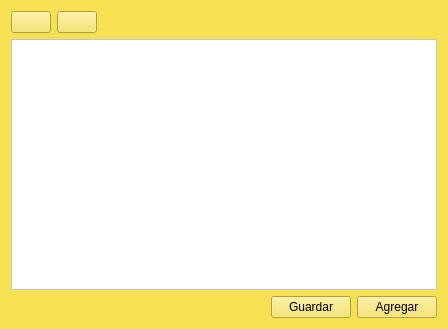
<?xml version="1.0" encoding="UTF-8"?>
<ui version="4.0">
 <class>Principal</class>
 <widget class="QWidget" name="Principal">
  <property name="geometry">
   <rect>
    <x>0</x>
    <y>0</y>
    <width>448</width>
    <height>329</height>
   </rect>
  </property>
  <property name="windowTitle">
   <string>Principal</string>
  </property>
  <property name="windowIcon">
   <iconset resource="recursos.qrc">
    <normaloff>:/recursos/cuaderno.png</normaloff>:/recursos/cuaderno.png</iconset>
  </property>
  <property name="styleSheet">
   <string notr="true">background-color: rgb(247, 225, 83);</string>
  </property>
  <layout class="QVBoxLayout" name="verticalLayout">
   <item>
    <layout class="QHBoxLayout" name="horizontalLayout_4">
     <property name="spacing">
      <number>6</number>
     </property>
     <property name="topMargin">
      <number>0</number>
     </property>
     <item>
      <widget class="QPushButton" name="btnEditar">
       <property name="minimumSize">
        <size>
         <width>0</width>
         <height>0</height>
        </size>
       </property>
       <property name="sizeIncrement">
        <size>
         <width>0</width>
         <height>0</height>
        </size>
       </property>
       <property name="baseSize">
        <size>
         <width>0</width>
         <height>0</height>
        </size>
       </property>
       <property name="text">
        <string/>
       </property>
       <property name="icon">
        <iconset resource="recursos.qrc">
         <normaloff>:/recursos/editar.png</normaloff>:/recursos/editar.png</iconset>
       </property>
      </widget>
     </item>
     <item>
      <widget class="QPushButton" name="btnEliminar">
       <property name="text">
        <string/>
       </property>
       <property name="icon">
        <iconset resource="recursos.qrc">
         <normaloff>:/recursos/borrar.png</normaloff>:/recursos/borrar.png</iconset>
       </property>
      </widget>
     </item>
     <item>
      <spacer name="horizontalSpacer_2">
       <property name="orientation">
        <enum>Qt::Horizontal</enum>
       </property>
       <property name="sizeHint" stdset="0">
        <size>
         <width>40</width>
         <height>20</height>
        </size>
       </property>
      </spacer>
     </item>
    </layout>
   </item>
   <item>
    <widget class="QTableWidget" name="tblLista">
     <property name="styleSheet">
      <string notr="true">background-color: rgb(255, 255, 255);</string>
     </property>
     <property name="editTriggers">
      <set>QAbstractItemView::NoEditTriggers</set>
     </property>
     <property name="selectionBehavior">
      <enum>QAbstractItemView::SelectRows</enum>
     </property>
    </widget>
   </item>
   <item>
    <layout class="QHBoxLayout" name="horizontalLayout">
     <item>
      <spacer name="horizontalSpacer">
       <property name="orientation">
        <enum>Qt::Horizontal</enum>
       </property>
       <property name="sizeHint" stdset="0">
        <size>
         <width>40</width>
         <height>20</height>
        </size>
       </property>
      </spacer>
     </item>
     <item>
      <widget class="QPushButton" name="btnGuardar">
       <property name="text">
        <string>Guardar</string>
       </property>
      </widget>
     </item>
     <item>
      <widget class="QPushButton" name="btnAgregar">
       <property name="text">
        <string>Agregar</string>
       </property>
      </widget>
     </item>
    </layout>
   </item>
  </layout>
 </widget>
 <resources>
  <include location="recursos.qrc"/>
 </resources>
 <connections/>
</ui>
